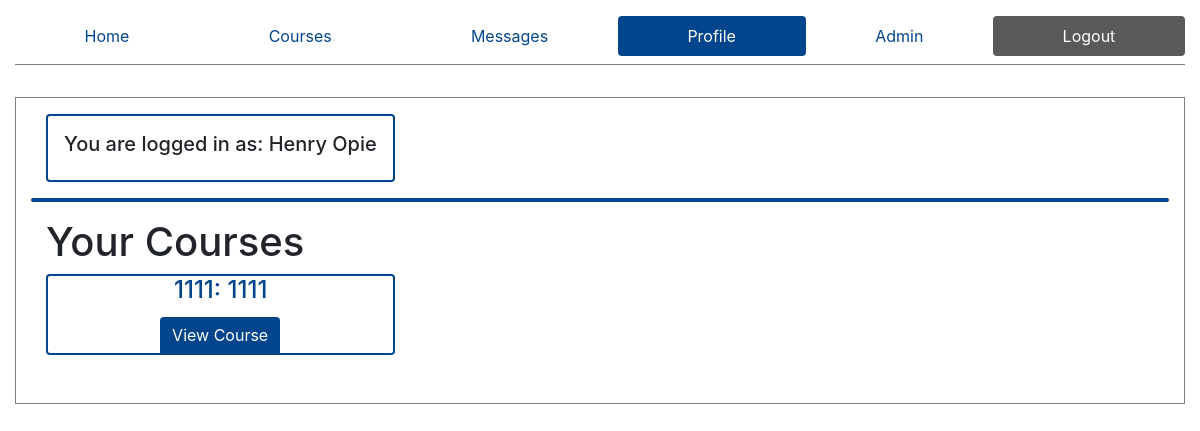
The app's page /profile/ (signed in) with its own data.
### ed/models.py (models this page shows)
class Profile(models.Model):
    user = models.OneToOneField(User, on_delete=models.CASCADE, related_name='+', default=1)
    FirstName = models.CharField(max_length=50,default='firstname')
    LastName = models.CharField(max_length=50,default='lastname')
    is_admin = models.BooleanField('Is admin', default=False)

class Course(models.Model):
    courseCode = models.CharField(max_length=20, default="Course Code")
    courseName = models.CharField(max_length=50, default="CourseName")
    members = models.ManyToManyField(Profile, through="MemberShip", through_fields=("course", "person"))

### ed/views.py (the view)
# urls.py: path('profile/', views.viewYourProfile, name="Your profile"),
def viewYourProfile(request):
    is_admin = False
    p = Profile.objects.get(user=request.user)
    if p.is_admin:
        is_admin = True
    p = Profile.objects.get(user=request.user)
    courses = MemberShip.objects.filter(person=p)
    courses = courses.values_list('course', flat=True)
    courseItems = Course.objects.filter(id__in=courses)
    context = {
        'self': True,
        'active': 'profile',
        'profile': p,
        'courses': courseItems.all(),
        'is_admin': is_admin
    }
    return render(request, 'profile.html', context=context)

### templates/profile.html (shortened to what this page needs)
{% extends "core.html" %}
{% block content %}
<div class="container">
    <div class="row">
        <div class="col-4">
            <div class="card" style="margin-bottom: 1rem; padding: 1rem">
                {% if self %}
                    <h5 >You are logged in as: {{profile.FirstName}} {{profile.LastName}}</h5>
                {% endif %}
            </div>
        </div>
    </div>
</div>
<div class="card">
</div>
{% if courses %}
        <div class="container content" >
            {% if self %}
                <h1>Your Courses</h1>
            {% endif %}
            <div class="row" role="list">
                {% for course in courses %}
                    <div class="col col-md-4 col-sm-6" role="listitem">
                        <div class="card" style="text-align: center">
                            <div class="card-content">
                                <a href="/courses/{{course.courseCode}}" aria-label="View Course {{course.courseCode}} {{course.courseName}}">
                                    <h4 class="card-title">
                                        {{course.courseCode}}: {{course.courseName}}
                                    </h4>
                                    <div class="btn-group">
                                        <a href="/courses/{{course.courseCode}}" class="btn btn-primary">
                                            View Course
                                        </a>
                                    </div>
                                </a>
                            </div>
                        </div>
                    </div>
                {% endfor %}
            </div>
        </div>
        {% else %}
        <h4 style="padding-left: 15px; margin-top: 1rem;">Not subscribed to any courses</h4>
    {% endif %}
{% endblock %}

### ed/static/styles.css (style rules this page uses)
.content { margin-bottom: 1rem; margin-top: 1rem; }
.col { margin-bottom: 1rem; }
.card { border: 2px solid #03458c; }
.btn-primary { border: unset; border: 0.25rem !important; border-top-left-radius: 0.25rem !important; border-bottom-left-radius: 0 !important; border-bottom-right-radius: 0 !important; }

### records on screen
Profile: FirstName "Henry", LastName "Opie"
Course: courseCode "1111", courseName "1111"
